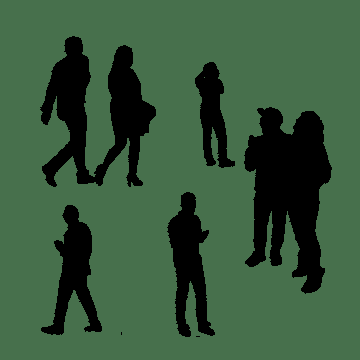
#> input picture people.png, 360 x 360 px
$ python main.py
#> lines starting #> are read from the running program, lines starting #| are printed output that depends on the picture; after the words box and inside, x2 and y2 are one past the last pixel; in counts of white or black regions, pixels touching at a corner belong together
import cv2
import numpy as np

# Load the image
img = cv2.imread("people.png")
#> img is the input picture: shape (360, 360, 3); mean B, G, R 60.1, 88.6, 56.2

# Convert the image to grayscale
gray = cv2.cvtColor(img, cv2.COLOR_BGR2GRAY)
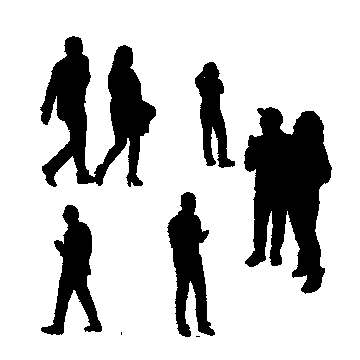
#> gray: shape (360, 360); values 0 (black) and 96 (white), 79.1% white; 7 black regions (2 under 20 px), largest, box (x1, y1, x2, y2) and area: (244, 107, 332, 294) 10091, (40, 36, 156, 187) 8039, (167, 192, 215, 337) 3556, (41, 205, 102, 335) 3294, (195, 62, 235, 168) 2117

# Apply thresholding to segment out the people
_, thresh = cv2.threshold(gray, 0, 255, cv2.THRESH_BINARY_INV + cv2.THRESH_OTSU)
#> thresh: shape (360, 360); 20.9% white; 7 white regions (2 under 20 px)

# Find contours in the thresholded image
contours, _ = cv2.findContours(thresh, cv2.RETR_EXTERNAL, cv2.CHAIN_APPROX_SIMPLE)
#> contours = 7 contours, 2 with area under 20; largest, box (x1, y1, x2, y2) and area: (244, 107, 332, 294) 9716, (40, 36, 156, 187) 7596, (167, 192, 215, 337) 3333, (41, 205, 102, 335) 3086, (195, 62, 235, 168) 1956

# Initialize the list of detected people
people = []

# Iterate through the contours
for contour in contours:
    area = cv2.contourArea(contour)
    x, y, w, h = cv2.boundingRect(contour)
    aspect_ratio = float(w) / h
    if area > 1000 and aspect_ratio > 0.5 and aspect_ratio < 2:
        people.append((x, y, w, h))
#> this loop made 7 passes
#> (area, x, y, w, h, aspect_ratio) on passes 3 to 7: (3086.5, 41, 205, 61, 130, 0.469), (3333, 167, 192, 48, 145, 0.331), (9716.5, 244, 107, 88, 187, 0.471), (1956.5, 195, 62, 40, 106, 0.377), (7596.5, 40, 36, 116, 151, 0.768)
#> after the loop, people = [(40, 36, 116, 151)]

# Print the number of people detected
print("Number of people detected:", len(people))
#| Number of people detected: 1

# Draw bounding boxes around the detected people
for person in people:
    x, y, w, h = person
    cv2.rectangle(img, (x, y), (x + w, y + h), (0, 255, 0), 2)
#> this loop made 1 pass
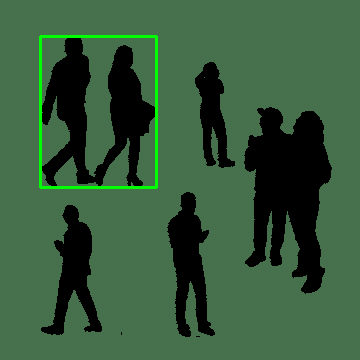
#> img: shape (360, 360, 3); 1.23% of pixels changed, all inside (x1, y1, x2, y2) = (39, 35, 158, 189)

# Display the output
cv2.imshow("Image", img)
cv2.waitKey(0)
cv2.destroyAllWindows()
